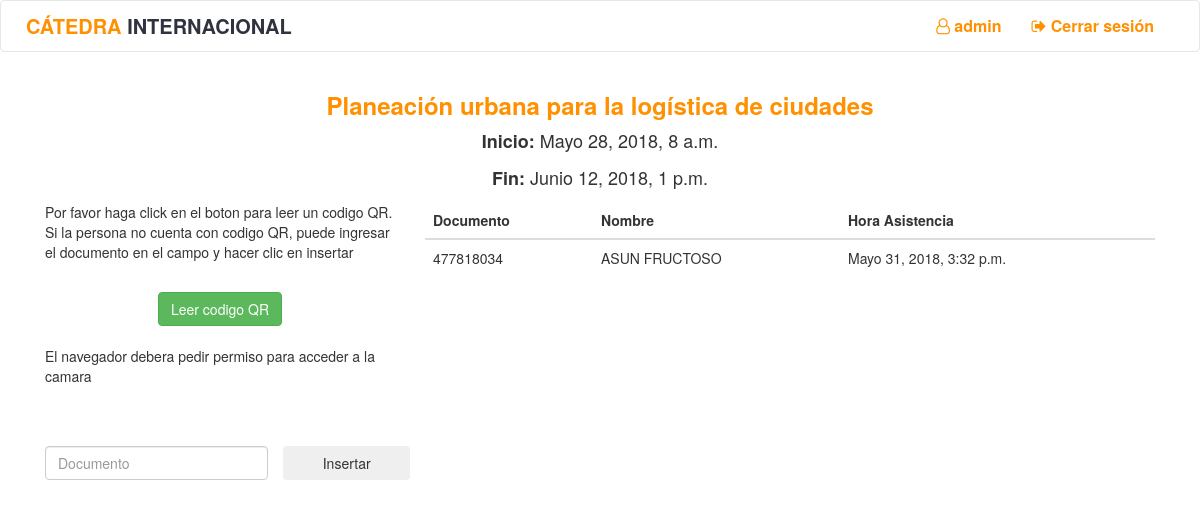
The page /clase/1/1/ (signed in) on the database as committed earlier.
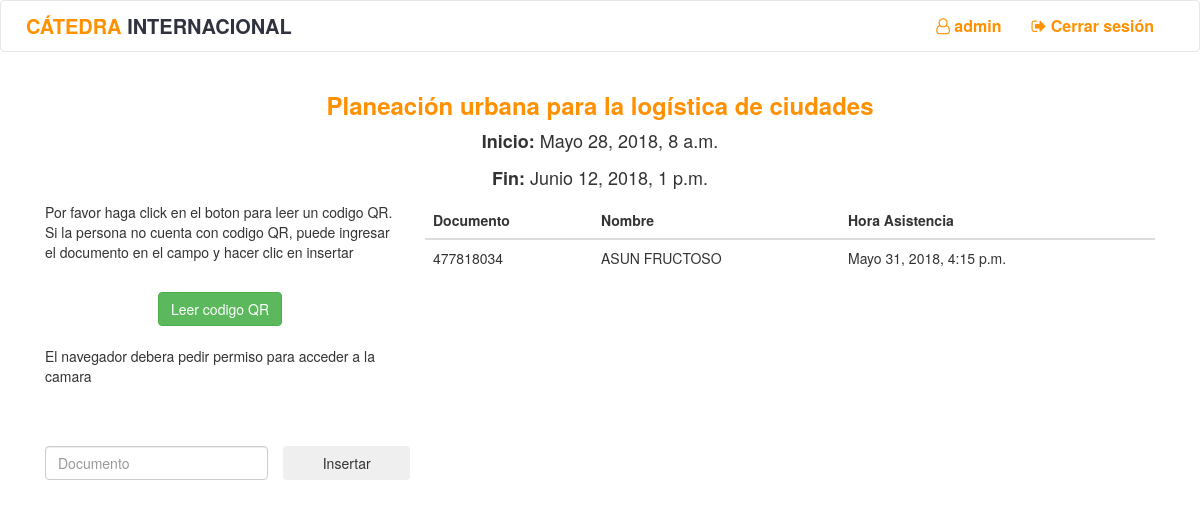
The same page on the database as committed later.
### qr/models.py (models this page shows, shortened)
class Asistencia(models.Model):
    curso = models.ForeignKey(Curso, on_delete=models.CASCADE)
    estudiante = models.ForeignKey(Estudiante, on_delete=models.CASCADE)
    monitor = models.ForeignKey(User, on_delete=models.CASCADE)
    fecha = models.DateTimeField(default=datetime.now)

class Estudiante(models.Model):
    identificacion = models.CharField(max_length=20)
    tipo_documento = models.CharField(max_length=30, choices=DOCUMENTOS)
    nombre = models.CharField(max_length=200)
    correo = models.CharField(max_length=100)
    cursos = models.ManyToManyField(Curso)

### qr/views.py (the view)
# urls.py: url(r"^clase/(?P<id_curso>[0-9]+)/(?P<id_clase>[0-9]+)/$", views.clase, name="clase"),
def clase(request,id_curso, id_clase):
    if not request.user.is_authenticated():
        return redirect('qr:login')
    curso = get_object_or_404(Curso, pk=id_curso)
    clase = get_object_or_404(Clase, pk=id_clase)
    monitor = get_object_or_404(User, pk=request.user.id)
    asistencias = Asistencia.objects.filter(Q(fecha__gt=clase.inicio) & Q(fecha__lt=clase.fin) & Q(curso=curso))
    currentDate = datetime.now() - timedelta(hours=5)
    formato_local = "%d de %B del %Y a las %I:%M"
    if request.user.is_authenticated():
        if request.method == "POST":
            qr_text = request.body.decode("utf-8").split("?")
            estudiante = get_object_or_404(Estudiante, identificacion=qr_text[0])
            response = {}
            if len(Asistencia.objects.filter(Q(fecha__gt=clase.inicio) & Q(fecha__lt=clase.fin) & Q(curso=curso) & Q(estudiante=estudiante)))>0:
                response["status"] = -201
                response["message"] = "La persona ya tiene una asistencia creada"
                print("Asistencia rechazada: la persona tiene asistencia")
            elif curso in estudiante.cursos.all() and curso.identificador == int(qr_text[1]) and monitor in curso.monitores.all():
                asistencia = Asistencia.objects.create(curso=curso, estudiante=estudiante, monitor=monitor, fecha=datetime.now(tz=timezone.utc))
                response["status"] = 200
                response["message"] = "Asistencia tomada con exito"
                response["asistencia"] = {"nombre": asistencia.estudiante.nombre, "documento": asistencia.estudiante.identificacion}
                response["fecha"] = currentDate.strftime(formato_local)
                print("Asistencia tomada")
            else:
                response["status"] = -200
                response["message"] = "No se puede tomar la asistencia al estudiante"
                print("Error al tomar asistencia")
            return HttpResponse(JsonResponse(response))
    context = {
        "clase": clase,
        "curso": curso,
        "active": clase.inicio <= datetime.now(tz=timezone.utc) and clase.fin > datetime.now(tz=timezone.utc),
        "asistencias":asistencias
    }
    return render(request, "qr/clase.html", context)

### templates/qr/clase.html (shortened to what this page needs)
{% extends 'qr/base.html' %}
{% load staticfiles %}
{% block head %}
    <link rel='stylesheet' href="{% static "qr/css/qr.css" %}" />
    <link rel='stylesheet' href="{% static "qr/css/clase.css" %}" />
{% endblock %}
{% block body %}
    <div class="container" ng-app="Scanner" ng-controller="scan-controller">
        <div class="row center">
            <h3><b><a class="yellow" href="{% url 'qr:curso' curso.id %}">{{ curso.nombre }}</a></b></h3>
            <p class="center hora"><b>Inicio:</b> {{ clase.inicio }}</p>
            <p class="center hora"><b>Fin:</b> {{ clase.fin }}</p>
        </div>
        <div clas="row">
            {% if active %}
            <div class="col-sm-4">
                <p>Por favor haga click en el boton para leer un codigo QR. Si la persona no cuenta con codigo QR, puede ingresar el documento en el campo y hacer clic en insertar</p>
                <br>
                <div class="center">
                    <button class="btn btn-success" ng-click="start()">
                        Leer codigo QR
                    </button>
                </div>
                <br>
                <p ng-hide="cameraRequested">El navegador debera pedir permiso para acceder a la camara</p>
                <br>
                <br>
                <div class="row">
                    <div class="col-xs-8">
                        <input ng-model="identificacion" class="form-control" type="text" name="fname" placeholder="Documento">
                    </div>
                    <input  class="btn col-xs-4 " type="submit" value="Insertar" ng-click="asistenciaManual({{ curso.identificador }})">
                </div>
            </div>
            <div class="col-sm-8">
            {% else %}
            <div class="col-sm-12">
            {% endif %}
                <table class="table">
                  <thead class="thead-light">
                    <tr>
                      <th scope="col">Documento</th>
                      <th scope="col">Nombre</th>
                      <th scope="col">Hora Asistencia</th>
                    </tr>
                  </thead>
                  <tbody>
                    {%  for asistencia in asistencias %}
                        <tr>
                          <td>{{ asistencia.estudiante.identificacion }}</td>
                          <td>{{ asistencia.estudiante.nombre }}</td>
                          <td>{{ asistencia.fecha }}</td>
                        </tr>
                    {% endfor %}
                  </tbody>
                </table>
            </div>
        </div>
    </div>
{% endblock %}

Rows that differ between the two databases and show on the page:
removed Asistencia: estudiante.identificacion "477818034", estudiante.nombre "ASUN FRUCTOSO", fecha "Mayo 31, 2018, 3:32 p.m."
added Asistencia: estudiante.identificacion "477818034", estudiante.nombre "ASUN FRUCTOSO", fecha "Mayo 31, 2018, 4:15 p.m."
